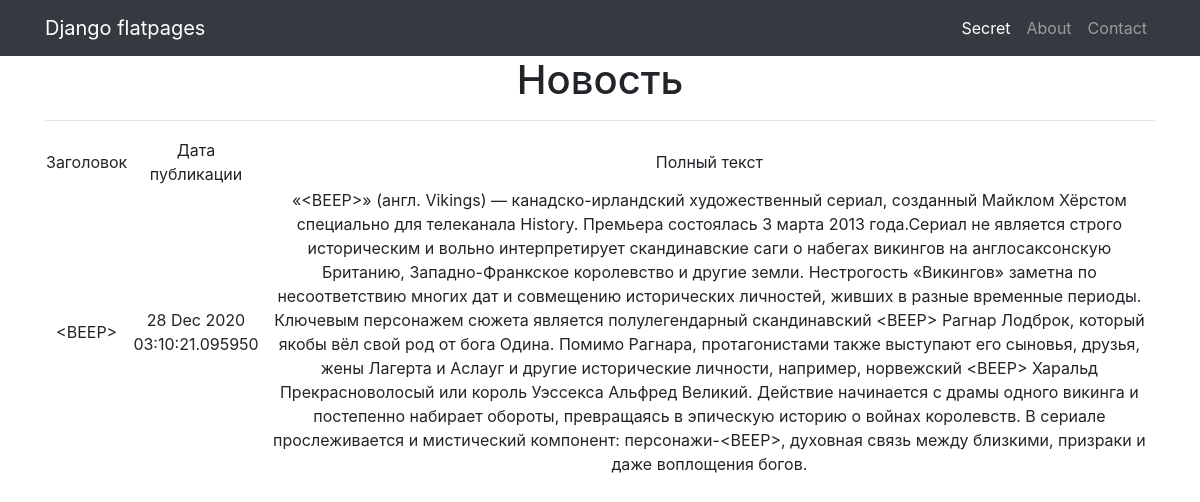
Page /news/4 on the committed database.
### news/models.py (models this page shows, shortened)
class Post(models.Model):
    article='AR'
    news='NE'
    CATEGORYS=[(article,'статья'),
               (news,'новость')]
    to_author=models.ForeignKey(Author, on_delete = models.CASCADE)
    category_post = models.CharField(max_length = 2,
                                     choices = CATEGORYS,
                                     default = article)
    create_post=models.DateTimeField(auto_now_add = True)
    to_category=models.ManyToManyField(Category, through = 'PostCategory')
    header_post=models.CharField(max_length = 255)
    content_post=models.TextField()
    rating_post=models.IntegerField(default = 0)

### news/views.py (the view)
# urls.py: path('<int:pk>', NewDetail.as_view()),
class NewDetail(DetailView):
    model = Post
    template_name = 'new.html'
    context_object_name = 'new'

### news/templatetags/censors.py (called while the page is built)
@register.filter(name='censors')
def censors(value):
    profanity=['Бакс', 'Хит', 'Акулы', 'акулы', 'адронный', 'частиц', 'Викинги', 'викинги', 'vikings', 'конунг', 'провидцы']
    b='<BEEP>'
    for p in profanity:
        value = value.replace(p,b)
    return value

### templates/new.html (shortened to what this page needs)
{% extends 'flatpages/default.html' %}
{% load censors %}
{% block content %}
    <h1>Новость</h1>
    <hr>
    {% if new %}
        <table>
            <tr>
                <td>
                    Заголовок
                </td>
                <td>
                    Дата публикации
                </td>
                <td>
                    Полный текст
                </td>
            </tr>
            <tr>
                <td>
                    {{ new.header_post | censors }}
                </td>
                <td>
                    {{ new.create_post|date:'d M Y' }} {{ new.create_post|time:'H:i:s.u' }}
                </td>
                <td>
                    {{ new.content_post | censors }}
                </td>
            </tr>
        </table>
    {% else %}
        <h2>Новостей нет!</h2>
    {% endif %}
{% endblock content %}

### rows in the picture
Post: header_post|censors "<BEEP>", create_post "28 Dec 2020", create_post "03:10:21.095950", content_post|censors "«<BEEP>» (англ. Vikings) — канадско-ирландский художественный сериал, созданный Майклом Хёрстом специально для телеканала History. Премьера состоялась 3 марта 2013 года.Сериал не является строго историческим и вольно интерпретирует скандинавские саги о набегах викингов на англосаксонскую Британию, Западно-Франкское королевство и другие земли. Нестрогость «Викингов» заметна по несоответствию многих дат и совмещению исторических личностей, живших в разные временные периоды. Ключевым персонажем сюжета является полулегендарный скандинавский <BEEP> Рагнар Лодброк, который якобы вёл свой род от бога Одина. Помимо Рагнара, протагонистами также выступают его сыновья, друзья, жены Лагерта и Аслауг и…"
